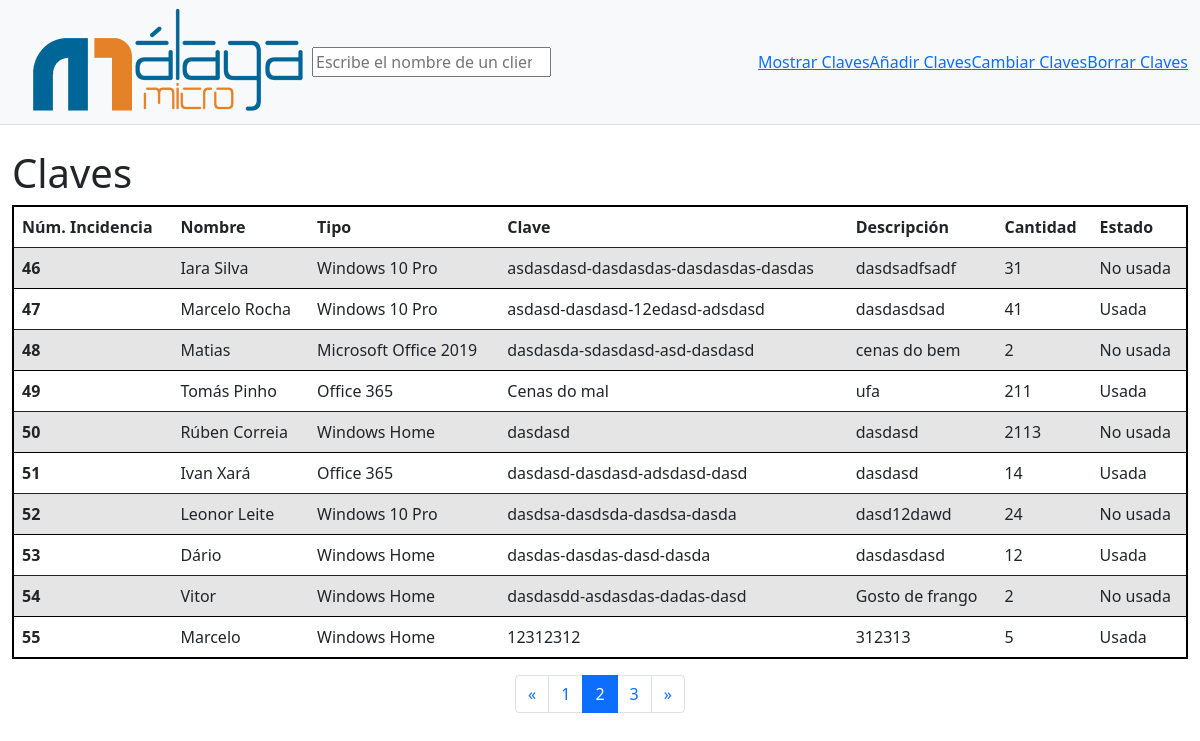
Screenshot of /index.php?pagina=2 with the database file from the repository.
### tables this page shows
CREATE TABLE `claves` (
  `num_inc` int(4) NOT NULL,
  `nombre` varchar(50) NOT NULL,
  `tipo` int(40) NOT NULL,
  `clave` varchar(500) NOT NULL,
  `descripcion` varchar(1000) NOT NULL,
  `cantidad` int(5) NOT NULL,
  `estado` int(15) NOT NULL
);

CREATE TABLE `tipo` (
  `id_tipo` int(11) NOT NULL,
  `tipo` varchar(40) NOT NULL
);

### mostrar_claves.php (the view, shortened to what this page needs)
<div class="container-fluid" id="resultado">
  <h1 class="mt-4">Claves</h1>
  <?PHP
  include "conexion.php";
  $articulos = 10;
  $iniciar = ($_GET['pagina'] - 1) * $articulos;
  $consulta = "SELECT c.num_inc, c.nombre, t.tipo, c.clave, c.descripcion, c.cantidad, c.estado FROM claves c INNER JOIN tipo t ON c.tipo = t.id_tipo LIMIT $iniciar, $articulos";
  if ($resultado = $conexion->query($consulta)) {
    ?>
    <table style="border: solid black 2px" class="table table-hover">
      <thead>
        <tr>
          <th scope="col">Núm. Incidencia</th>
          <th scope="col">Nombre</th>
          <th scope="col">Tipo</th>
          <th scope="col">Clave</th>
          <th scope="col">Descripción</th>
          <th scope="col">Cantidad</th>
          <th scope="col">Estado</th>
        </tr>
      </thead>
      <?php
      $valor = 1;
      while ($linea = $resultado->fetch_assoc()) {
        if($valor == 1)
        {
          echo '<tbody>
          <tr class="table-active">
          <th scope="row">'.$linea['num_inc'].'</th>
          <td>'.$linea['nombre'].'</td>
          <td>'.$linea['tipo'].'</td>
          <td>'.$linea['clave'].'</td>
          <td>'.$linea['descripcion'].'</td>
          <td>'.$linea['cantidad'].'</td>';
          if($linea['estado']==1){
          echo '<td>'."No usada".'</td>';
          }else{
          echo '<td>'."Usada".'</td>';
          }
          echo'</tr>
          ';
          $valor = 2;
        }else {
          echo '<tr>
          <th scope="row">'.$linea["num_inc"].'</th>
          <td>'.$linea["nombre"].'</td>
          <td>'.$linea["tipo"].'</td>
          <td>'.$linea["clave"].'</td>
          <td>'.$linea["descripcion"].'</td>
          <td>'.$linea["cantidad"].'</td>';
          if($linea['estado']==1){
          echo '<td>'."No usada".'</td>';
          }else{
          echo '<td>'."Usada".'</td>';
          }
          echo'</tr>';
          $valor = 1;
        }
      };
      echo'</tbody>
      </table>';
    };
    ?>
  </div>
  <div id="paginacion">
    <ul class="pagination d-flex justify-content-center">
      <li class="page-item <?PHP if ($_GET['pagina'] <= 1) {
        echo "disabled";
      } ?>">
      <a class="page-link" href="index.php?pagina=<?PHP echo $_GET['pagina'] - 1 ?>">&laquo;</a>
    </li>
    <?PHP
    $todo = mysqli_query($conexion, "SELECT c.num_inc, c.nombre, t.tipo, c.clave, c.descripcion, c.cantidad, c.estado FROM claves c INNER JOIN tipo t ON c.tipo = t.id_tipo");
    $count = mysqli_num_rows($todo);
    $total_paginas = $count / 10;
    $paginas = ceil($total_paginas);
    for ($i = 0; $i < $paginas; $i++) { ?>
      <li class="page-item
      <?PHP if ($_GET['pagina'] == $i + 1) {
        echo "active";
      } ?>">
      <a class="page-link" href="index.php?pagina=<?PHP echo $i + 1 ?>">
        <?PHP
        echo $i + 1;
        ?>
      </a>
    </li>
    <?PHP
  };
  ?>
  <li class="page-item <?PHP if ($_GET['pagina'] >= $paginas) {
    echo "disabled";
  } ?>">
  <a class="page-link" disabled="disabled" href="index.php?pagina=<?PHP echo $_GET['pagina'] + 1 ?>">&raquo;</a>
</li>
</ul>
</div>

### rows the page displays
claves: num_inc "46", nombre "Iara Silva", tipo.tipo "Windows 10 Pro", clave "asdasdasd-dasdasdas-dasdasdas-dasdas", descripcion "dasdsadfsadf", cantidad "31", estado "No usada"
claves: num_inc "47", nombre "Marcelo Rocha", tipo.tipo "Windows 10 Pro", clave "asdasd-dasdasd-12edasd-adsdasd", descripcion "dasdasdsad", cantidad "41", estado "Usada"
claves: num_inc "48", nombre "Matias", tipo.tipo "Microsoft Office 2019", clave "dasdasda-sdasdasd-asd-dasdasd", descripcion "cenas do bem", cantidad "2", estado "No usada"
claves: num_inc "49", nombre "Tomás Pinho", tipo.tipo "Office 365", clave "Cenas do mal", descripcion "ufa", cantidad "211", estado "Usada"
claves: num_inc "50", nombre "Rúben Correia", tipo.tipo "Windows Home", clave "dasdasd", descripcion "dasdasd", cantidad "2113", estado "No usada"
claves: num_inc "51", nombre "Ivan Xará", tipo.tipo "Office 365", clave "dasdasd-dasdasd-adsdasd-dasd", descripcion "dasdasd", cantidad "14", estado "Usada"
claves: num_inc "52", nombre "Leonor Leite", tipo.tipo "Windows 10 Pro", clave "dasdsa-dasdsda-dasdsa-dasda", descripcion "dasd12dawd", cantidad "24", estado "No usada"
claves: num_inc "53", nombre "Dário", tipo.tipo "Windows Home", clave "dasdas-dasdas-dasd-dasda", descripcion "dasdasdasd", cantidad "12", estado "Usada"
claves: num_inc "54", nombre "Vitor", tipo.tipo "Windows Home", clave "dasdasdd-asdasdas-dadas-dasd", descripcion "Gosto de frango", cantidad "2", estado "No usada"
claves: num_inc "55", nombre "Marcelo", tipo.tipo "Windows Home", clave "12312312", descripcion "312313", cantidad "5", estado "Usada"
